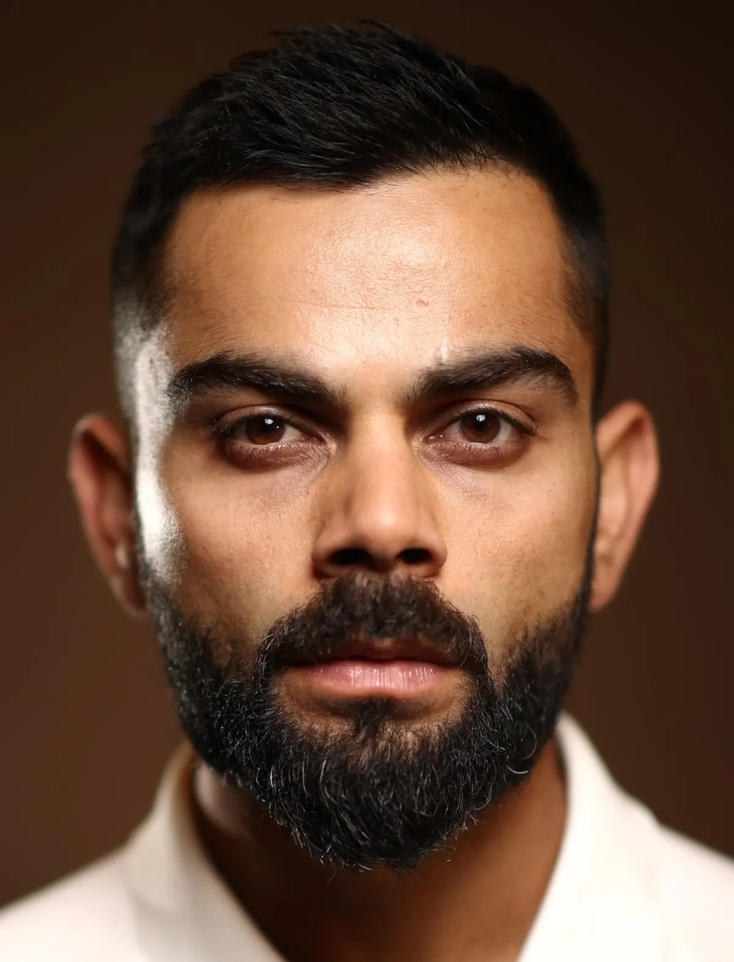
#> input picture Day1_Assignment_Vishvaa/test_images/test1.jpg, 734 x 962 px, shrunk from 1200 x 1573 before the run, found by its file name
$ python Mini_Task_02.py
#> lines starting #> are read from the running program, lines starting #| are printed output that depends on the picture
import cv2
import numpy as np
import matplotlib.pyplot as plt

# Load the grayscale image
image = cv2.imread("/content/test1.jpg", cv2.IMREAD_GRAYSCALE)
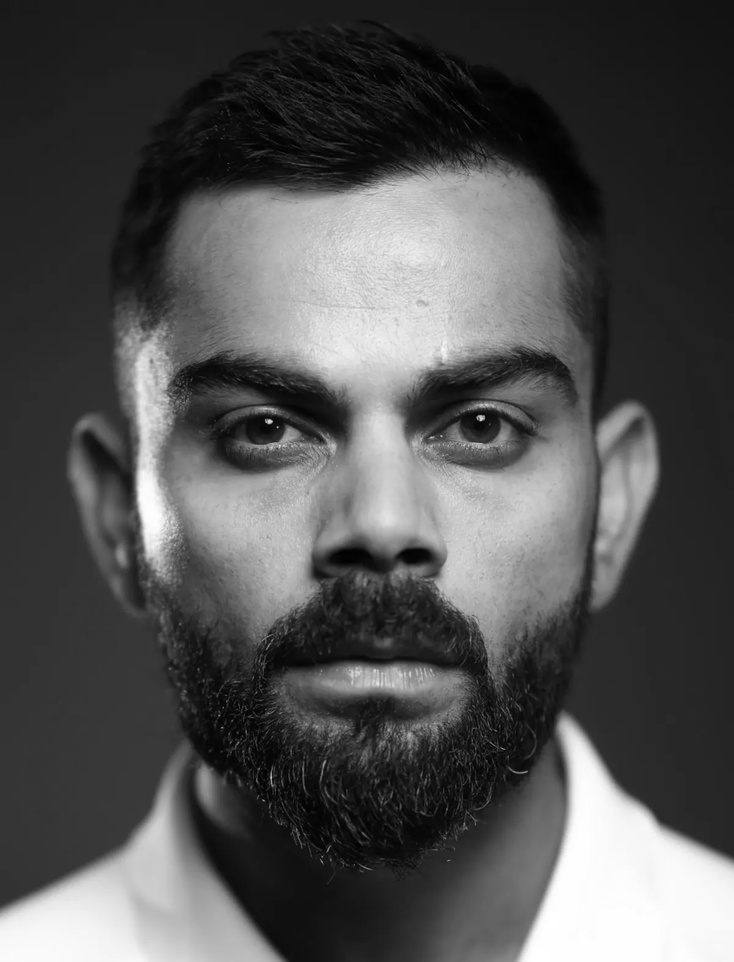
#> image: shape (962, 734); min 0, max 255, mean 81.3


# Calculate histogram
hist = cv2.calcHist([image], [0], None, [256], [0, 256])
#> hist = 256 values, max 21178 at index 27, min 88 at index 0, mean 2758.2

# Calculate statistics
mean_val = np.mean(image)
#> mean_val = 81.33
median_val = np.median(image)
#> median_val = 47
std_val = np.std(image)
#> std_val = 70.97


fig, axes = plt.subplots(1, 2, figsize=(10, 4))

axes[0].set_title("Grayscale Image")
axes[0].imshow(image, cmap="gray")
axes[0].axis("off")

axes[1].set_title("Pixel Intensity Histogram")
axes[1].plot(hist)
axes[1].set_xlim([0, 256])
axes[1].set_xlabel("Pixel Intensity")
axes[1].set_ylabel("Frequency")

plt.tight_layout()
plt.show()
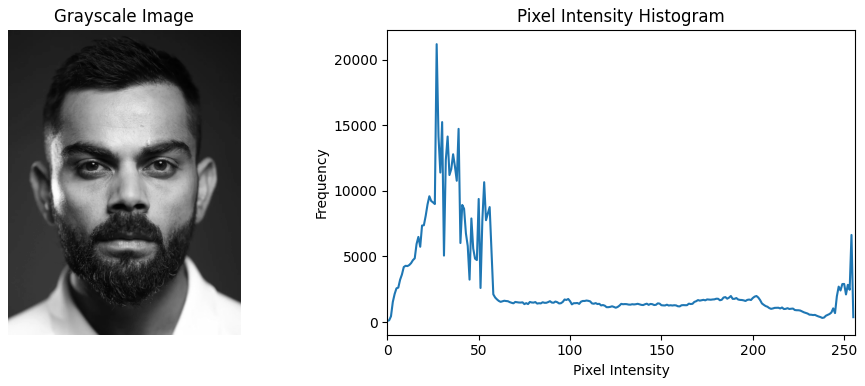
#> figure drawn by matplotlib, 2 panels; panel 2: curve peaks at x = 27, y = 21178


print(f"Mean Intensity   : {mean_val:.2f}")
#| Mean Intensity   : 81.33
print(f"Median Intensity : {median_val:.2f}")
#| Median Intensity : 47.00
print(f"Standard Deviation: {std_val:.2f}")
#| Standard Deviation: 70.97

$ run again, with Day1_Assignment_Vishvaa/test_images/test2.jpg copied over Day1_Assignment_Vishvaa/test_images/test1.jpg
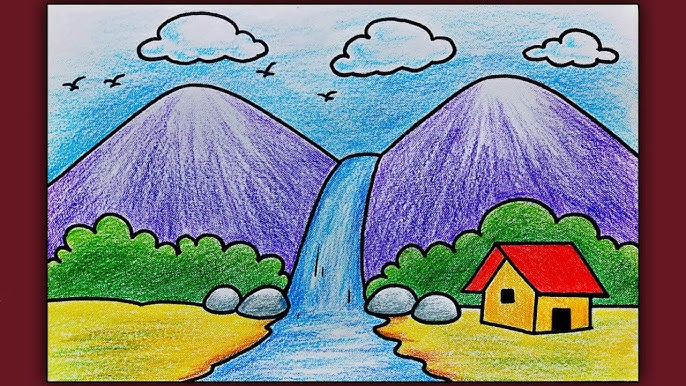
#> input picture Day1_Assignment_Vishvaa/test_images/test2.jpg, 686 x 386 px, found by its file name
#> `image = cv2.imread("/content/test1.jpg", cv2.IMREAD_GRAYSCALE)`:
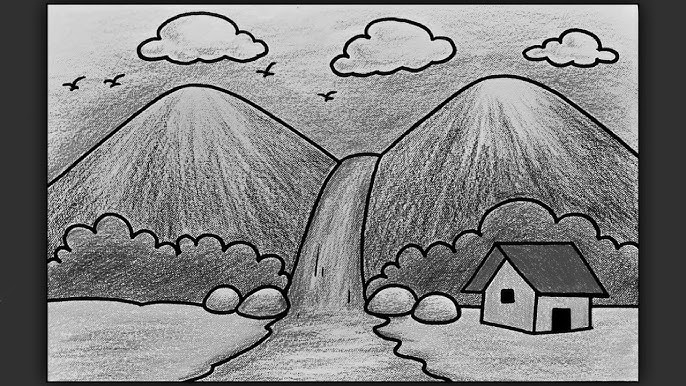
#> image: shape (386, 686); min 0, max 255, mean 128.3
#> hist = 256 values, max 22988 at index 48, min 5 at index 253, mean 1034.4
#> mean_val = 128.3
#> median_val = 144
#> std_val = 66.18
#> `plt.show()`:
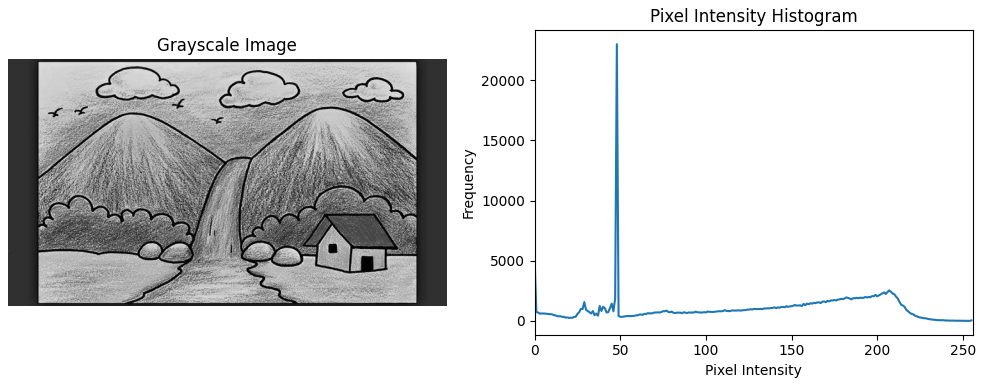
#> figure drawn by matplotlib, 2 panels; panel 2: curve peaks at x = 48, y = 22988
#| Mean Intensity   : 128.31
#| Median Intensity : 144.00
#| Standard Deviation: 66.18
